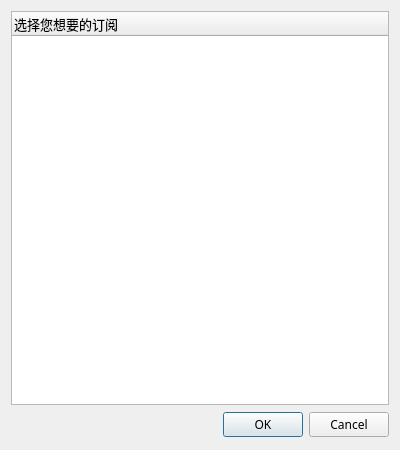
<?xml version="1.0" encoding="UTF-8"?>
<ui version="4.0">
 <class>XMLInfoDialog</class>
 <widget class="QDialog" name="XMLInfoDialog">
  <property name="geometry">
   <rect>
    <x>0</x>
    <y>0</y>
    <width>400</width>
    <height>450</height>
   </rect>
  </property>
  <property name="windowTitle">
   <string>Dialog</string>
  </property>
  <layout class="QVBoxLayout" name="verticalLayout">
   <item>
    <widget class="QTreeWidget" name="treeWidget">
     <column>
      <property name="text">
       <string>选择您想要的订阅</string>
      </property>
      <property name="font">
       <font>
        <family>微软雅黑</family>
        <pointsize>10</pointsize>
       </font>
      </property>
     </column>
    </widget>
   </item>
   <item>
    <layout class="QHBoxLayout" name="horizontalLayout" stretch="3,2">
     <item>
      <spacer name="horizontalSpacer">
       <property name="orientation">
        <enum>Qt::Horizontal</enum>
       </property>
       <property name="sizeHint" stdset="0">
        <size>
         <width>40</width>
         <height>28</height>
        </size>
       </property>
      </spacer>
     </item>
     <item>
      <widget class="QDialogButtonBox" name="buttonBox">
       <property name="font">
        <font>
         <family>微软雅黑</family>
        </font>
       </property>
       <property name="standardButtons">
        <set>QDialogButtonBox::Cancel|QDialogButtonBox::Ok</set>
       </property>
      </widget>
     </item>
    </layout>
   </item>
  </layout>
 </widget>
 <resources/>
 <connections/>
</ui>
